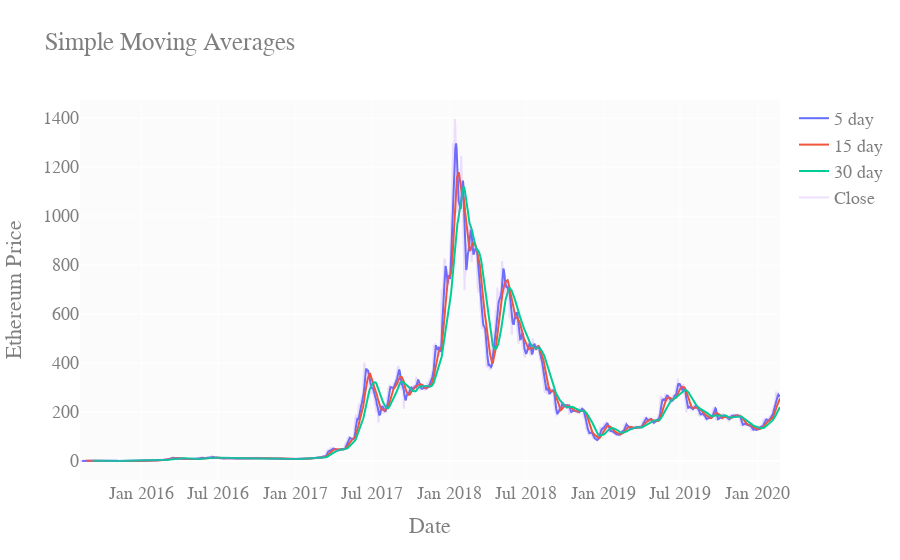

This figure's notebook cell:
### Code cell
#Moving averages
df['SMA_5'] = df['Close'].rolling(5).mean().shift()
df['SMA_15'] = df['Close'].rolling(15).mean().shift()
df['SMA_30'] = df['Close'].rolling(30).mean().shift()

fig = go.Figure()
fig.add_trace(go.Scatter(x=df.index, y=df.SMA_5, name='5 day'))
fig.add_trace(go.Scatter(x=df.index, y=df.SMA_15, name='15 day'))
fig.add_trace(go.Scatter(x=df.index, y=df.SMA_30, name='30 day'))
fig.add_trace(go.Scatter(x=df.index, y=df.Close, name='Close', opacity=0.2))
fig.update_layout(
    title="Simple Moving Averages",
    xaxis_title="Date",
    yaxis_title="Ethereum Price",
    font=dict(
        family="Courier New, monospace",
        size=18,
        color="#7f7f7f"))
fig.show()

### Figure 1 — Plotly figure (JSON) as saved in the notebook; plotly's stock layout.template omitted (floating-point values rounded to 4 significant figures; data arrays with more than 128 entries replaced by an {"elided": "..."} marker saying what was removed)
{"data": [{"name": "5 day", "type": "scatter", "x": {"elided": "1661 str values"}, "y": {"elided": "1661 float values"}}, {"name": "15 day", "type": "scatter", "x": {"elided": "1661 str values"}, "y": {"elided": "1661 float values"}}, {"name": "30 day", "type": "scatter", "x": {"elided": "1661 str values"}, "y": {"elided": "1661 float values"}}, {"name": "Close", "opacity": 0.2, "type": "scatter", "x": {"elided": "1661 str values"}, "y": {"elided": "1661 float values"}}], "layout": {"font": {"color": "#7f7f7f", "family": "Courier New, monospace", "size": 18}, "title": {"text": "Simple Moving Averages"}, "xaxis": {"title": {"text": "Date"}}, "yaxis": {"title": {"text": "Ethereum Price"}}}}
